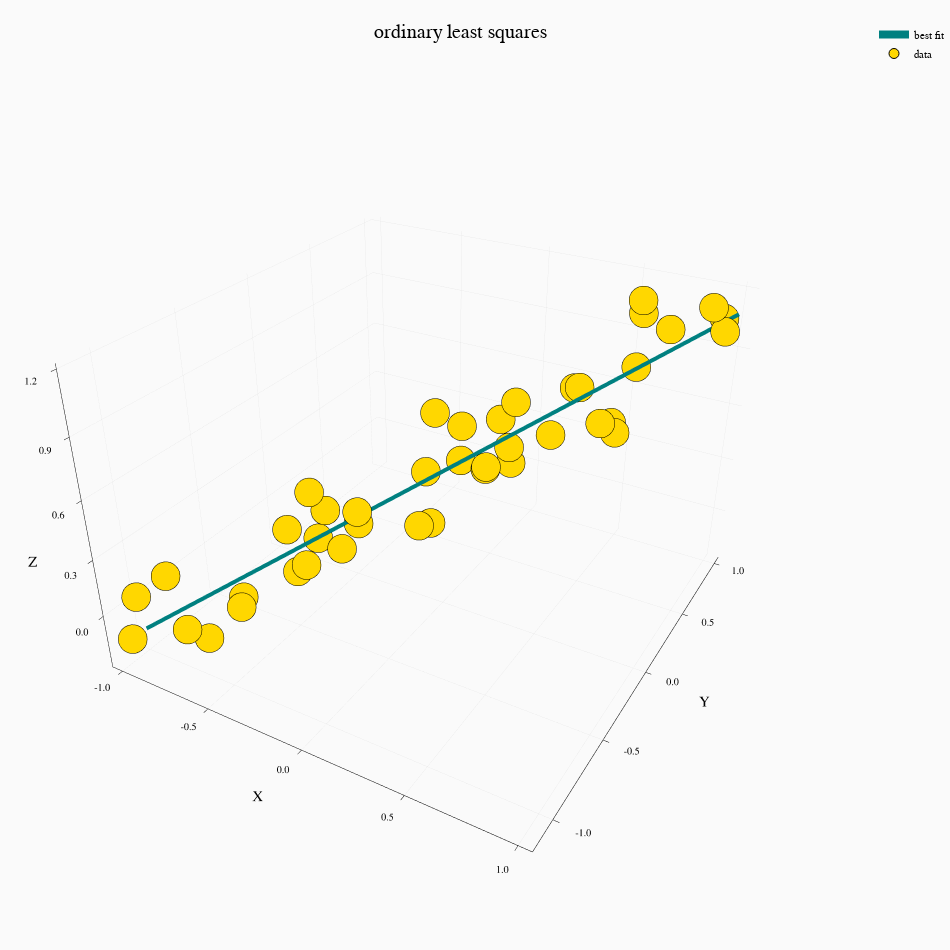

Notebook cell for this chart:
### Code cell
f = line3d()

xy = collect(-1.0:0.05:1.0)
dat_x = [x + urng(0.3) for x in xy]
dat_y = [y + urng(0.3) for y in xy]
dat_z = [f(x, y) + urng(0.3) for (x,y) in zip(dat_x, dat_y)]
dat = hcat(dat_x, dat_y)

reg = ols(dat, dat_z)

plot(
    size=(950,950),
    title="ordinary least squares",
    xlabel="X", ylabel="Y", zlabel="Z",
    background_color=RGB(0.98,0.98,0.98)
)
plot!(xy, xy, reg(hcat(xy,xy)), lw=8, lc=:teal, label="best fit")
scatter!(dat_x, dat_y, dat_z, ms=5, mc=:gold, label="data")

### Figure 1 — Plotly figure (JSON) as saved in the notebook; plotly's stock layout.template omitted (floating-point values rounded to 4 significant figures)
{"data": [{"colorbar": {"title": ""}, "hoverinfo": "text", "legendgroup": "best fit", "line": {"color": "rgba(0, 128, 128, 1.000)", "dash": "solid", "shape": "linear", "width": 8}, "mode": "lines", "name": "best fit", "showlegend": true, "text": [null, null, null, null, null, null, null, null, null, null, null, null, null, null, null, null, null, null, null, null, null, null, null, null, null, null, null, null, null, null, null, null, null, null, null, null, null, null, null, null, null], "type": "scatter3d", "x": [-1, -0.95, -0.9, -0.85, -0.8, -0.75, -0.7, -0.65, -0.6, -0.55, -0.5, -0.45, -0.4, -0.35, -0.3, -0.25, -0.2, -0.15, -0.1, -0.05, 0, 0.05, 0.1, 0.15, 0.2, 0.25, 0.3, 0.35, 0.4, 0.45, 0.5, 0.55, 0.6, 0.65, 0.7, 0.75, 0.8, 0.85, 0.9, 0.95, 1], "xaxis": "x1", "y": [-1, -0.95, -0.9, -0.85, -0.8, -0.75, -0.7, -0.65, -0.6, -0.55, -0.5, -0.45, -0.4, -0.35, -0.3, -0.25, -0.2, -0.15, -0.1, -0.05, 0, 0.05, 0.1, 0.15, 0.2, 0.25, 0.3, 0.35, 0.4, 0.45, 0.5, 0.55, 0.6, 0.65, 0.7, 0.75, 0.8, 0.85, 0.9, 0.95, 1], "yaxis": "y1", "z": [-0.165, -0.1337, -0.1024, -0.07118, -0.03992, -0.008658, 0.0226, 0.05387, 0.08513, 0.1164, 0.1477, 0.1789, 0.2102, 0.2414, 0.2727, 0.304, 0.3352, 0.3665, 0.3978, 0.429, 0.4603, 0.4915, 0.5228, 0.5541, 0.5853, 0.6166, 0.6479, 0.6791, 0.7104, 0.7417, 0.7729, 0.8042, 0.8354, 0.8667, 0.898, 0.9292, 0.9605, 0.9918, 1.023, 1.054, 1.086], "zmax": null, "zmin": null}, {"colorbar": {"title": ""}, "hoverinfo": "text", "legendgroup": "data", "marker": {"color": "rgba(255, 215, 0, 1.000)", "line": {"color": "rgba(0, 0, 0, 1.000)", "width": 1}, "size": 10, "symbol": "circle"}, "mode": "markers", "name": "data", "showlegend": true, "text": [null, null, null, null, null, null, null, null, null, null, null, null, null, null, null, null, null, null, null, null, null, null, null, null, null, null, null, null, null, null, null, null, null, null, null, null, null, null, null, null, null], "type": "scatter3d", "x": [-0.7789, -0.973, -0.6277, -0.7011, -0.9723, -0.4993, -0.883, -0.4673, -0.6284, -0.3771, -0.4319, -0.2959, -0.2933, -0.5278, -0.4021, -0.06642, -0.04103, -0.3792, 0.07545, -0.176, -0.06426, -0.08647, 0.03847, 0.1374, 0.2833, 0.5006, 0.04908, 0.1449, 0.2111, 0.6302, 0.6606, 0.8312, 0.3336, 0.5834, 0.4075, 0.5557, 0.6337, 0.5873, 0.9091, 0.9734, 0.9326], "xaxis": "x1", "y": [-0.8358, -1.116, -0.7397, -1.041, -1.057, -0.9008, -0.9502, -0.5343, -0.3911, -0.4179, -0.4566, -0.2838, -0.4202, -0.2857, -0.55, -0.00689, -0.007067, -0.1564, -0.3483, 0.1369, 0.2903, 0.3226, 0.3461, 0.3993, 0.1507, 0.05258, 0.332, 0.4079, 0.1495, 0.2969, 0.4099, 0.5236, 0.6983, 0.5657, 0.579, 0.928, 0.7087, 0.8678, 0.8842, 0.8894, 1.004], "yaxis": "y1", "z": [-0.2445, -0.1345, -0.01444, -0.02583, 0.06115, 0.08176, 0.1411, 0.06005, 0.1572, 0.3565, 0.4552, 0.301, 0.1777, 0.08208, 0.1278, 0.162, 0.7551, 0.1414, 0.3808, 0.3407, 0.5482, 0.3384, 0.3131, 0.4358, 0.8207, 0.7588, 0.3348, 0.3473, 0.7179, 0.7391, 0.6489, 1.147, 0.6772, 0.6112, 0.7464, 0.7481, 1.181, 1.055, 1.141, 1.034, 1.051], "zmax": null, "zmin": null}], "layout": {"annotations": [{"font": {"color": "rgba(0, 0, 0, 1.000)", "family": "sans-serif", "size": 20}, "rotation": 0, "showarrow": false, "text": "ordinary least squares", "x": 0.5268, "xanchor": "center", "xref": "paper", "y": 1, "yanchor": "top", "yref": "paper"}], "height": 950, "legend": {"bgcolor": "rgba(250, 250, 250, 1.000)", "bordercolor": "rgba(0, 0, 0, 1.000)", "font": {"color": "rgba(0, 0, 0, 1.000)", "family": "sans-serif", "size": 11}, "tracegroupgap": 0, "x": 1, "y": 1}, "margin": {"b": 20, "l": 0, "r": 0, "t": 20}, "paper_bgcolor": "rgba(250, 250, 250, 1.000)", "plot_bgcolor": "rgba(250, 250, 250, 1.000)", "scene": {"camera": {"eye": {"x": 1.126, "y": -1.95, "z": 1.3}}, "xaxis": {"anchor": "y1", "domain": [0.05765, 0.9959], "gridcolor": "rgba(0, 0, 0, 0.100)", "gridwidth": 0.5, "linecolor": "rgba(0, 0, 0, 1.000)", "mirror": false, "range": [-1.06, 1.06], "showgrid": true, "showline": true, "showticklabels": true, "tickangle": 0, "tickcolor": "rgb(0, 0, 0)", "tickfont": {"color": "rgba(0, 0, 0, 1.000)", "family": "sans-serif", "size": 11}, "tickmode": "array", "ticks": "inside", "ticktext": ["-1.0", "-0.5", "0.0", "0.5", "1.0"], "tickvals": [-1, -0.5, 0, 0.5, 1], "title": "X", "titlefont": {"color": "rgba(0, 0, 0, 1.000)", "family": "sans-serif", "size": 15}, "type": "-", "visible": true, "zeroline": false, "zerolinecolor": "rgba(0, 0, 0, 1.000)"}, "yaxis": {"anchor": "x1", "domain": [0.03192, 0.9754], "gridcolor": "rgba(0, 0, 0, 0.100)", "gridwidth": 0.5, "linecolor": "rgba(0, 0, 0, 1.000)", "mirror": false, "range": [-1.18, 1.068], "showgrid": true, "showline": true, "showticklabels": true, "tickangle": 0, "tickcolor": "rgb(0, 0, 0)", "tickfont": {"color": "rgba(0, 0, 0, 1.000)", "family": "sans-serif", "size": 11}, "tickmode": "array", "ticks": "inside", "ticktext": ["-1.0", "-0.5", "0.0", "0.5", "1.0"], "tickvals": [-1, -0.5, 0, 0.5, 1], "title": "Y", "titlefont": {"color": "rgba(0, 0, 0, 1.000)", "family": "sans-serif", "size": 15}, "type": "-", "visible": true, "zeroline": false, "zerolinecolor": "rgba(0, 0, 0, 1.000)"}, "zaxis": {"gridcolor": "rgba(0, 0, 0, 0.100)", "gridwidth": 0.5, "linecolor": "rgba(0, 0, 0, 1.000)", "mirror": false, "range": [-0.2872, 1.224], "showgrid": true, "showline": true, "showticklabels": true, "tickangle": 0, "tickcolor": "rgb(0, 0, 0)", "tickfont": {"color": "rgba(0, 0, 0, 1.000)", "family": "sans-serif", "size": 11}, "tickmode": "array", "ticks": "inside", "ticktext": ["0.0", "0.3", "0.6", "0.9", "1.2"], "tickvals": [0, 0.3, 0.6, 0.9, 1.2], "title": "Z", "titlefont": {"color": "rgba(0, 0, 0, 1.000)", "family": "sans-serif", "size": 15}, "type": "-", "visible": true, "zeroline": false, "zerolinecolor": "rgba(0, 0, 0, 1.000)"}}, "showlegend": true, "width": 950}}
